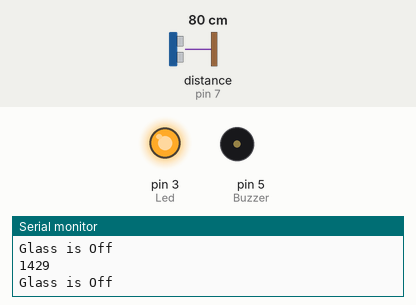
The sketch below on a simulated Arduino Uno, built with avr-gcc and run on an emulated ATmega328P. Shown: output pins drawn as LEDs (lit = HIGH), buzzer (waves = sounding), the last lines printed to the serial monitor. Wiring (inferred from the names in the program): ultrasonic range finder: trigger pin 9; echo pin 7. The test bench sets the inputs (shaded band); at power-on: distance to the obstacle (sensor on pin 7) 80 cm. The echo pulse lasts 58.3 µs per cm; pins used as bus, display or sensor lines are not drawn.

Above: at 1.5 s.
1.6 s: distance to the obstacle (sensor on pin 7) set to 6 cm
4.6 s: distance to the obstacle (sensor on pin 7) set to 3 cm
At 5.5 s:
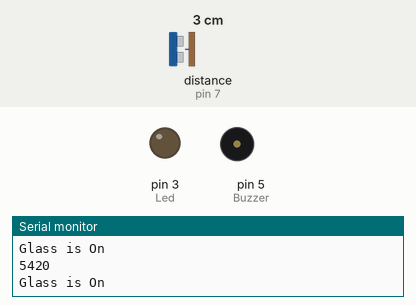
6.2 s: distance to the obstacle (sensor on pin 7) set to 250 cm
At 6.6 s:
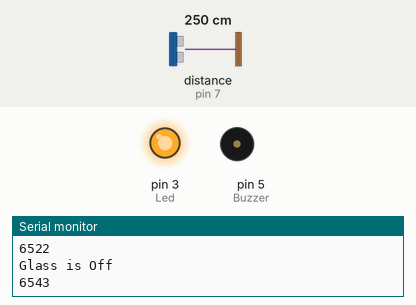
7.7 s: distance to the obstacle (sensor on pin 7) set to 2 cm
At 8.2 s:
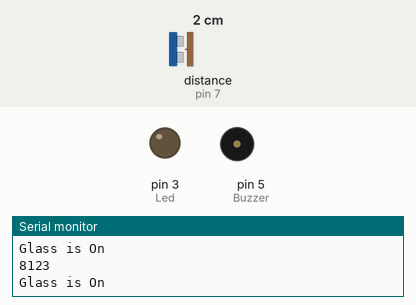
Timing chart, 0 to 10.3 s (numbered marks = the images above; inputs shaded):
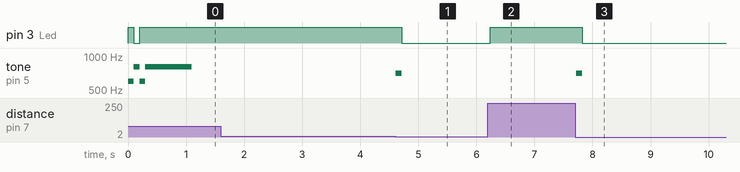

The sketch:

Mug_Holder.ino
```cpp
// Very Cool Mug Holder to Keep you Hydratated

#define Led 3
#define Buzzer 5
#define Echo 7
#define Trigger 9

int distance;
long duration;
unsigned long previousMillis;
const long reminderInterval = 3600; // Change to the time in seconds when you want to be reminded to Drink 3600 is equal to an Hour and it's pretty fine.
bool glassOn = false;
bool Feedback = true;

void setup() {

 Serial.begin(9600);

 pinMode(Led, OUTPUT);
 pinMode(Buzzer, OUTPUT);
 pinMode(Echo, INPUT);
 pinMode(Trigger, OUTPUT);

 // Nice Feedback when plugging in the USB
 tone(Buzzer, 600, 800);
 digitalWrite(Led, HIGH);
 delay(100);
 tone(Buzzer, 800, 800);
 digitalWrite(Led, LOW);
 delay(100);
 tone(Buzzer, 600, 800);
 digitalWrite(Led, HIGH);
 delay(100);
 tone(Buzzer, 800, 800);
 digitalWrite(Led, LOW);

}

void loop() {

  // Enable the proximity Sensor to collect data
  digitalWrite(Trigger, LOW);
  delayMicroseconds(2);
  digitalWrite(Trigger, HIGH);
  delayMicroseconds(10);
  digitalWrite(Trigger, LOW);

  // Calculate distance from the proximity sensor
  duration = pulseIn(Echo, HIGH);
  distance = duration * 0.034 / 2;
  Serial.println(millis());

  // Glass On Audio Feedback, when we put the glass on the plate enable the feedback
  if (glassOn == false) {
    Feedback = true;
  }


 // Check if the Glass of Water is on the plate by checking it's distance from the proximity sensor
  if (distance <= 3) {

    // Plays a feedback sound when placing the glass on the plate
    if (Feedback == true) {
      tone(Buzzer, 700, 100);
      Feedback = false;
      delay(100);
    }

    // Turn of the Led and set the Glass is on State
    digitalWrite(Led, LOW);
    glassOn = true;
    Serial.println("Glass is On");
    delay(100);

  } else {

    // If the glass is not on, turn on the Led and set the Glass state
    digitalWrite(Led, HIGH);
    glassOn = false;
    Serial.println("Glass is Off");

  }


  // Compare the Arduino internal Timer with our Interval
  if (millis() - previousMillis >= reminderInterval * pow(10, 3)) {

    // Check if the glass is currently on the plate
    if (glassOn == true) {

      // When the glass is on and it's time to drink, play this little melody
      digitalWrite(Led, LOW);
      delay(100);
      tone(Buzzer, 600, 800);
      digitalWrite(Led, HIGH);
      delay(100);
      digitalWrite(Led, LOW);

      delay(100);
      tone(Buzzer, 800, 800);
      digitalWrite(Led, HIGH);
      delay(100);
      digitalWrite(Led, LOW);

      delay(250);
      tone(Buzzer, 600, 800);
      digitalWrite(Led, HIGH);
      delay(250);
      digitalWrite(Led, LOW);
      Serial.println("It's time to Drink some Water!");

      } else {

      // Otherwise if the glass is not on the plate reset the timer and turn off the led
      digitalWrite(Led, LOW);
      previousMillis = millis();
    }
  }
}
```

Measured:
- the behaviour switches between 5 and 4 cm on distance to the obstacle (sensor on pin 7) (found by bisection; images 0 and 1)
- after the input at 4.6 s, pin 3 (Led): HIGH → LOW after 0.11 s; tone on pin 5 (Buzzer): silent → 700 Hz at once, → silent 0.10 s later
- after the input at 6.2 s, pin 3 (Led): LOW → HIGH at once
- after the input at 7.7 s, pin 3 (Led): HIGH → LOW after 0.12 s; tone on pin 5 (Buzzer): silent → 700 Hz at once, → silent 0.10 s later
- by itself, tone on pin 5 (Buzzer): plays 600 Hz for 0.10 s, 800 Hz for 0.10 s, 600 Hz for 0.10 s, 800 Hz for 0.80 s
